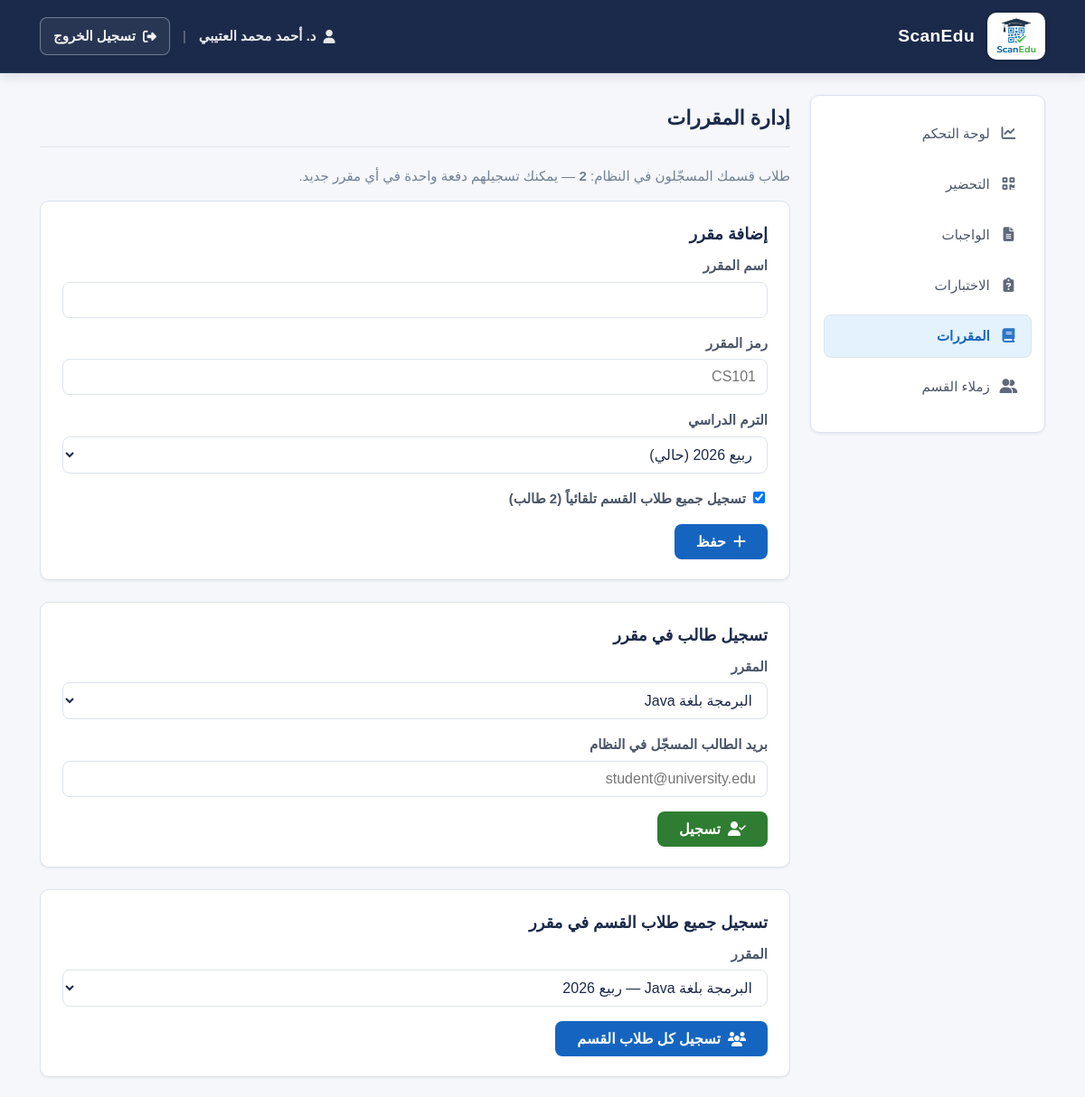
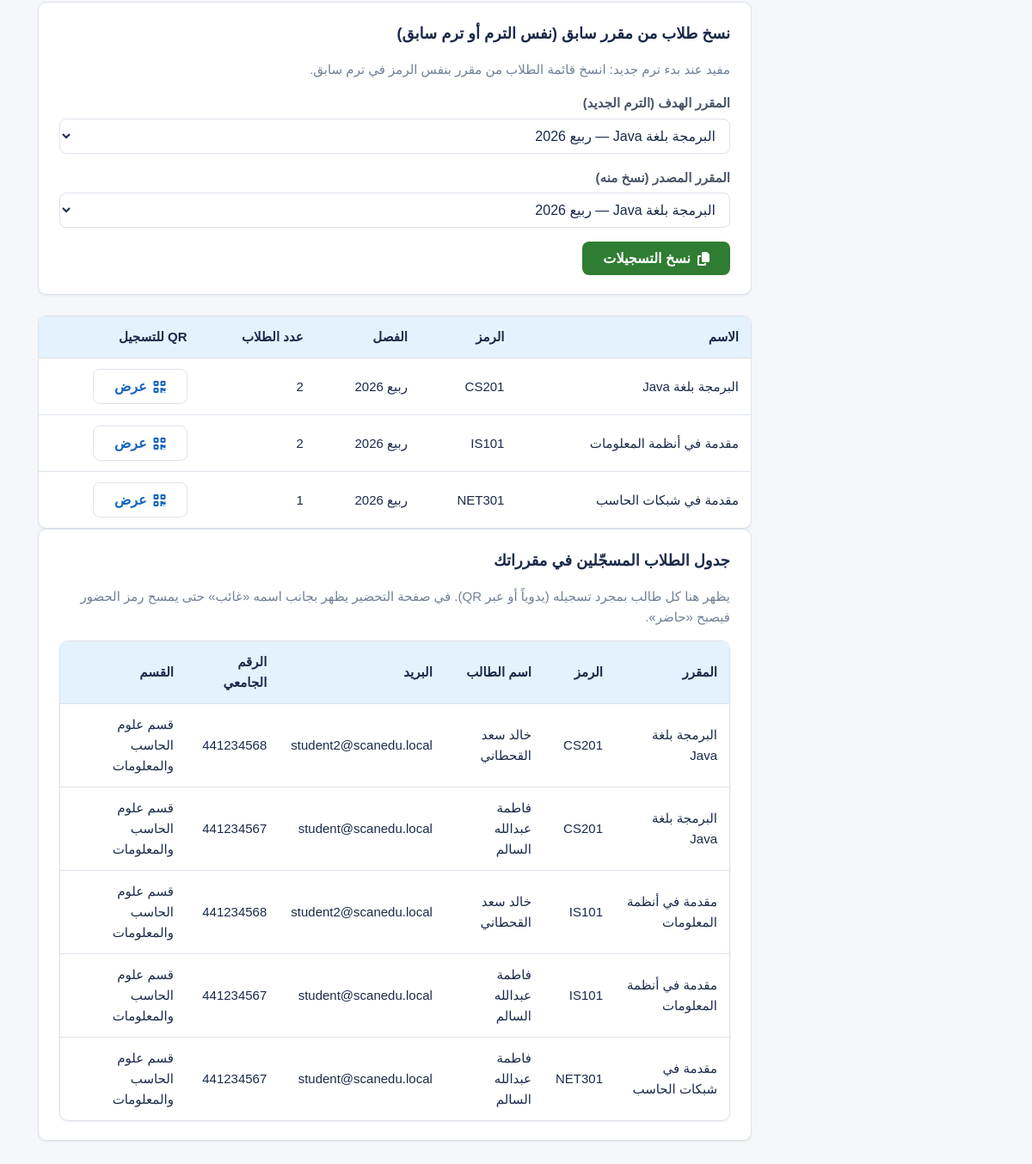
The app's page /doctor/courses.php (signed in) with its own data (2 pictures, top to bottom).
### tables this page shows
CREATE TABLE users (
    id INT AUTO_INCREMENT PRIMARY KEY,
    name VARCHAR(100) NOT NULL,
    email VARCHAR(100) UNIQUE NOT NULL,
    password VARCHAR(255) NOT NULL,
    role ENUM('admin', 'doctor', 'student') NOT NULL,
    status ENUM('active', 'suspended') NOT NULL DEFAULT 'active',
    student_id VARCHAR(20) NULL,
    department VARCHAR(100) NULL,
    department_id INT NULL,
    created_at TIMESTAMP DEFAULT CURRENT_TIMESTAMP,
    UNIQUE KEY uq_student_id (student_id),
    FOREIGN KEY (department_id) REFERENCES departments(id) ON DELETE SET NULL
);

CREATE TABLE courses (
    id INT AUTO_INCREMENT PRIMARY KEY,
    name VARCHAR(150) NOT NULL,
    code VARCHAR(20) NOT NULL,
    doctor_id INT NOT NULL,
    semester VARCHAR(20) NOT NULL,
    term_id INT NULL,
    created_at TIMESTAMP DEFAULT CURRENT_TIMESTAMP,
    FOREIGN KEY (doctor_id) REFERENCES users(id),
    FOREIGN KEY (term_id) REFERENCES terms(id) ON DELETE SET NULL
);

### config/database.php (called while the page is built, shortened)
<?php
function scanedu_asset_v(): string
{
    return '?v=' . (string) SCANEDU_ASSET_VERSION;
}

### includes/auth.php (called while the page is built, shortened)
<?php
function isLoggedIn(): bool
{
    $r = $_SESSION['role'] ?? '';
    return $r === 'admin' || $r === 'doctor' || $r === 'student';
}
function getCurrentUser(): ?array
{
    global $conn;
    $uid = (int) $_SESSION['user_id'];
    $stmt = $conn->prepare(
        'SELECT u.id, u.name, u.email, u.role, u.status, u.student_id, u.department, u.department_id,
                d.name AS department_name
         FROM users u
         LEFT JOIN departments d ON d.id = u.department_id
         WHERE u.id = ? LIMIT 1'
    );
    $stmt->bind_param('i', $uid);
    $stmt->execute();
    $res = $stmt->get_result();
    $row = $res ? $res->fetch_assoc() : null;
    return $row ?: null;
}

### includes/functions.php (called while the page is built, shortened)
<?php
require_once __DIR__ . '/auth.php';
function getActiveTerms(mysqli $conn): array
{
    $rows = [];
    $res = $conn->query('SELECT id, name, is_current, start_date, end_date FROM terms WHERE is_active = 1 ORDER BY is_current DESC, name DESC');
    if ($res) {
        while ($row = $res->fetch_assoc()) {
            $rows[] = $row;
        }
    }
    return $rows;
}
function getCurrentTerm(mysqli $conn): ?array
{
    $res = $conn->query('SELECT id, name FROM terms WHERE is_active = 1 AND is_current = 1 LIMIT 1');
    $row = $res->fetch_assoc();
    return $row ?: null;
}

### doctor/courses.php (the view, shortened to what this page needs)
<?php
require_once __DIR__ . '/../config/database.php';
require_once __DIR__ . '/../includes/auth.php';
require_once __DIR__ . '/../includes/functions.php';
$user = getCurrentUser();
$doctorId = (int) $_SESSION['user_id'];
$departmentId = (int) ($user['department_id'] ?? 0);
$terms = getActiveTerms($conn);
$currentTerm = getCurrentTerm($conn);
$deptStudentCount = 0;
if ($departmentId > 0) {
    $dc = $conn->prepare('SELECT COUNT(*) AS c FROM users WHERE role = \'student\' AND status = \'active\' AND department_id = ?');
    $dc->bind_param('i', $departmentId);
    $dc->execute();
    $deptStudentCount = (int) ($dc->get_result()->fetch_assoc()['c'] ?? 0);
}
$courses = [];
$stmt = $conn->prepare(
    'SELECT c.id, c.name, c.code, c.semester, c.term_id,
     (SELECT COUNT(*) FROM course_enrollments ce WHERE ce.course_id = c.id) AS students
     FROM courses c WHERE c.doctor_id = ? ORDER BY c.semester DESC, c.name ASC'
);
$stmt->bind_param('i', $doctorId);
$stmt->execute();
$res = $stmt->get_result();
while ($row = $res->fetch_assoc()) {
    $courses[] = $row;
}
$enrolledRows = [];
$eq = $conn->prepare(
    'SELECT c.id AS course_id, c.name AS course_name, c.code AS course_code,
            u.name AS student_name, u.email, u.student_id AS sid,
            COALESCE(d.name, u.department) AS department
     FROM course_enrollments ce
     INNER JOIN courses c ON c.id = ce.course_id AND c.doctor_id = ?
     INNER JOIN users u ON u.id = ce.student_id
     LEFT JOIN departments d ON d.id = u.department_id
     ORDER BY c.name ASC, u.name ASC'
);
$eq->bind_param('i', $doctorId);
$eq->execute();
$er = $eq->get_result();
while ($row = $er->fetch_assoc()) {
    $enrolledRows[] = $row;
}
$activeNav = 'courses';
$role = 'doctor';
$extraCss = ['assignments.css', 'attendance.css'];
include __DIR__ . '/../includes/header.php';
?>
<h1 class="h1-title">إدارة المقررات</h1>
<?php if ($departmentId > 0 && $deptStudentCount > 0): ?>
    <p class="text-muted">طلاب قسمك المسجّلون في النظام: <strong><?php echo $deptStudentCount; ?></strong> — يمكنك تسجيلهم دفعة واحدة في أي مقرر جديد.</p>
<?php endif; ?>
<div class="assign-form-card">
    <h2 class="h2-title">إضافة مقرر</h2>
    <form method="post">
        <div class="form-group">
            <label>اسم المقرر</label>
            <input type="text" name="name" class="form-control" required>
        </div>
        <div class="form-group">
            <label>رمز المقرر</label>
            <input type="text" name="code" class="form-control" required placeholder="CS101">
        </div>
        <div class="form-group">
            <label>الترم الدراسي</label>
            <select name="term_id" class="form-control" required>
                <?php foreach ($terms as $t): ?>
                    <option value="<?php echo (int) $t['id']; ?>" <?php echo ($currentTerm && (int) $currentTerm['id'] === (int) $t['id']) ? 'selected' : ''; ?>>
                        <?php echo htmlspecialchars($t['name'], ENT_QUOTES, 'UTF-8'); ?>
                        <?php echo (int) $t['is_current'] === 1 ? '(حالي)' : ''; ?>
                    </option>
                <?php endforeach; ?>
            </select>
        </div>
        <?php if ($departmentId > 0): ?>
            <div class="form-group">
                <label><input type="checkbox" name="auto_enroll_dept" value="1" checked> تسجيل جميع طلاب القسم تلقائياً (<?php echo $deptStudentCount; ?> طالب)</label>
            </div>
        <?php endif; ?>
        <button type="submit" class="btn btn-primary"><i class="fa-solid fa-plus" aria-hidden="true"></i> حفظ</button>
    </form>
</div>
<div class="assign-form-card">
    <h2 class="h2-title">تسجيل طالب في مقرر</h2>
    <form method="post">
        <div class="form-group">
            <label>المقرر</label>
            <select name="course_id" class="form-control" required>
                <?php foreach ($courses as $c): ?>
                    <option value="<?php echo (int) $c['id']; ?>"><?php echo htmlspecialchars($c['name'], ENT_QUOTES, 'UTF-8'); ?></option>
                <?php endforeach; ?>
            </select>
        </div>
        <div class="form-group">
            <label>بريد الطالب المسجّل في النظام</label>
            <input type="email" name="student_email" class="form-control" required placeholder="student@university.edu">
        </div>
        <button type="submit" class="btn btn-secondary"><i class="fa-solid fa-user-check" aria-hidden="true"></i> تسجيل</button>
    </form>
</div>
<?php if ($departmentId > 0 && count($courses) > 0): ?>
<div class="assign-form-card">
    <h2 class="h2-title">تسجيل جميع طلاب القسم في مقرر</h2>
    <form method="post">
        <div class="form-group">
            <label>المقرر</label>
            <select name="course_id" class="form-control" required>
                <?php foreach ($courses as $c): ?>
                    <option value="<?php echo (int) $c['id']; ?>"><?php echo htmlspecialchars($c['name'] . ' — ' . $c['semester'], ENT_QUOTES, 'UTF-8'); ?></option>
                <?php endforeach; ?>
            </select>
        </div>
        <button type="submit" class="btn btn-primary"><i class="fa-solid fa-users" aria-hidden="true"></i> تسجيل كل طلاب القسم</button>
    </form>
</div>
<div class="assign-form-card">
    <h2 class="h2-title">نسخ طلاب من مقرر سابق (نفس الترم أو ترم سابق)</h2>
    <p class="text-muted">مفيد عند بدء ترم جديد: انسخ قائمة الطلاب من مقرر بنفس الرمز في ترم سابق.</p>
    <form method="post">
        <div class="form-group">
            <label>المقرر الهدف (الترم الجديد)</label>
            <select name="course_id" class="form-control" required>
                <?php foreach ($courses as $c): ?>
                    <option value="<?php echo (int) $c['id']; ?>"><?php echo htmlspecialchars($c['name'] . ' — ' . $c['semester'], ENT_QUOTES, 'UTF-8'); ?></option>
                <?php endforeach; ?>
            </select>
        </div>
        <div class="form-group">
            <label>المقرر المصدر (نسخ منه)</label>
            <select name="from_course_id" class="form-control" required>
                <?php foreach ($courses as $c): ?>
                    <option value="<?php echo (int) $c['id']; ?>"><?php echo htmlspecialchars($c['name'] . ' — ' . $c['semester'], ENT_QUOTES, 'UTF-8'); ?></option>
                <?php endforeach; ?>
            </select>
        </div>
        <button type="submit" class="btn btn-secondary"><i class="fa-solid fa-copy" aria-hidden="true"></i> نسخ التسجيلات</button>
    </form>
</div>
<?php endif; ?>
<div class="table-wrap">
    <table class="data-table">
        <thead>
            <tr>
                <th>الاسم</th>
                <th>الرمز</th>
                <th>الفصل</th>
                <th>عدد الطلاب</th>
                <th>QR للتسجيل</th>
            </tr>
        </thead>
        <tbody>
            <?php foreach ($courses as $c): ?>
                <tr>
                    <td><?php echo htmlspecialchars($c['name'], ENT_QUOTES, 'UTF-8'); ?></td>
                    <td><?php echo htmlspecialchars($c['code'], ENT_QUOTES, 'UTF-8'); ?></td>
                    <td><?php echo htmlspecialchars($c['semester'], ENT_QUOTES, 'UTF-8'); ?></td>
                    <td><?php echo (int) $c['students']; ?></td>
                    <td>
                        <button type="button" class="btn btn-outline btn-sm btn-enroll-qr" data-course-id="<?php echo (int) $c['id']; ?>" data-course-name="<?php echo htmlspecialchars($c['name'], ENT_QUOTES, 'UTF-8'); ?>">
                            <i class="fa-solid fa-qrcode" aria-hidden="true"></i> عرض
                        </button>
                    </td>
                </tr>
            <?php endforeach; ?>
        </tbody>
    </table>
</div>
<div class="assign-form-card">
    <h2 class="h2-title">جدول الطلاب المسجّلين في مقرراتك</h2>
    <p class="text-muted">يظهر هنا كل طالب بمجرد تسجيله (يدوياً أو عبر QR). في صفحة التحضير يظهر بجانب اسمه «غائب» حتى يمسح رمز الحضور فيصبح «حاضر».</p>
    <div class="table-wrap">
        <table class="data-table">
            <thead>
                <tr>
                    <th>المقرر</th>
                    <th>الرمز</th>
                    <th>اسم الطالب</th>
                    <th>البريد</th>
                    <th>الرقم الجامعي</th>
                    <th>القسم</th>
                </tr>
            </thead>
            <tbody>
                <?php foreach ($enrolledRows as $erow): ?>
                    <tr>
                        <td><?php echo htmlspecialchars($erow['course_name'], ENT_QUOTES, 'UTF-8'); ?></td>
                        <td><?php echo htmlspecialchars($erow['course_code'], ENT_QUOTES, 'UTF-8'); ?></td>
                        <td><?php echo htmlspecialchars($erow['student_name'], ENT_QUOTES, 'UTF-8'); ?></td>
                        <td><?php echo htmlspecialchars($erow['email'] ?? '', ENT_QUOTES, 'UTF-8'); ?></td>
                        <td><?php echo htmlspecialchars($erow['sid'] ?? '—', ENT_QUOTES, 'UTF-8'); ?></td>
                        <td><?php echo htmlspecialchars($erow['department'] ?? '—', ENT_QUOTES, 'UTF-8'); ?></td>
                    </tr>
                <?php endforeach; ?>
            </tbody>
        </table>
    </div>
</div>
        </main>
    </div>
    </div>
</div>
</body>
</html>

### includes/header.php (shortened to what this page needs)
<?php
$name = $user['name'] ?? 'مستخدم';
$extraCss = $extraCss ?? [];
?>
<!DOCTYPE html>
<html lang="ar" dir="rtl">
<head>
    <link rel="stylesheet" href="https://cdnjs.cloudflare.com/ajax/libs/font-awesome/6.5.1/css/all.min.css">
    <link rel="stylesheet" href="../assets/css/main.css<?php echo scanedu_asset_v(); ?>">
    <link rel="stylesheet" href="../assets/css/dashboard.css<?php echo scanedu_asset_v(); ?>">
    <?php foreach ($extraCss as $css): ?>
    <link rel="stylesheet" href="../assets/css/<?php echo htmlspecialchars($css, ENT_QUOTES, 'UTF-8'); ?><?php echo scanedu_asset_v(); ?>">
    <?php endforeach; ?>
</head>
<body>
<div class="app-shell">
    <header class="top-bar">
        <div class="top-bar-inner">
            <div class="top-bar-brand">
                <span class="top-bar-logo-badge">
                    <img class="top-bar-logo-img" src="../assets/images/Logo.png" alt="شعار ScanEdu" decoding="async">
                </span>
                <strong class="top-bar-title">ScanEdu</strong>
            </div>
            <div class="top-bar-user">
                <span class="top-bar-user-name"><i class="fa-solid fa-user" aria-hidden="true"></i> <?php echo htmlspecialchars($name, ENT_QUOTES, 'UTF-8'); ?></span>
                <span class="top-bar-sep" aria-hidden="true">|</span>
                <a class="top-bar-logout" href="../api/logout.php"><i class="fa-solid fa-right-from-bracket" aria-hidden="true"></i> تسجيل الخروج</a>
            </div>
        </div>
    </header>
    <div class="layout-body">
        <div class="layout-zone">
        <aside class="sidebar">
            <nav>
                <?php if ($role === 'doctor'): ?>
                    <a href="dashboard.php" class="<?php echo $activeNav === 'dashboard' ? 'is-active' : ''; ?>"><i class="fa-solid fa-chart-line sidebar-icon" aria-hidden="true"></i><span>لوحة التحكم</span></a>
                    <a href="attendance.php" class="<?php echo $activeNav === 'attendance' ? 'is-active' : ''; ?>"><i class="fa-solid fa-qrcode sidebar-icon" aria-hidden="true"></i><span>التحضير</span></a>
                    <a href="assignments.php" class="<?php echo $activeNav === 'assignments' ? 'is-active' : ''; ?>"><i class="fa-solid fa-file-lines sidebar-icon" aria-hidden="true"></i><span>الواجبات</span></a>
                    <a href="exams.php" class="<?php echo $activeNav === 'exams' ? 'is-active' : ''; ?>"><i class="fa-solid fa-clipboard-question sidebar-icon" aria-hidden="true"></i><span>الاختبارات</span></a>
                    <a href="courses.php" class="<?php echo $activeNav === 'courses' ? 'is-active' : ''; ?>"><i class="fa-solid fa-book sidebar-icon" aria-hidden="true"></i><span>المقررات</span></a>
                    <a href="colleagues.php" class="<?php echo $activeNav === 'colleagues' ? 'is-active' : ''; ?>"><i class="fa-solid fa-user-group sidebar-icon" aria-hidden="true"></i><span>زملاء القسم</span></a>
                <?php endif; ?>
            </nav>
        </aside>
        <main class="main-content">

### records on screen
users: name "د. أحمد محمد العتيبي"
courses: name "البرمجة بلغة Java", code "CS201", semester "ربيع 2026", students "2", users.name "خالد سعد القحطاني", users.email "student2@scanedu.local", users.student_id "441234568", department "قسم علوم الحاسب والمعلومات", users.name "فاطمة عبدالله السالم", users.email "student@scanedu.local", users.student_id "441234567"
courses: name "مقدمة في أنظمة المعلومات", code "IS101", semester "ربيع 2026", students "2", users.name "خالد سعد القحطاني", users.email "student2@scanedu.local", users.student_id "441234568", department "قسم علوم الحاسب والمعلومات", users.name "فاطمة عبدالله السالم", users.email "student@scanedu.local", users.student_id "441234567"
courses: name "مقدمة في شبكات الحاسب", code "NET301", semester "ربيع 2026", students "1", users.name "فاطمة عبدالله السالم", users.email "student@scanedu.local", users.student_id "441234567", department "قسم علوم الحاسب والمعلومات"

### other values on screen
$deptStudentCount "2"
form field term_id "ربيع 2026 (حالي)"
form field course_id "البرمجة بلغة Java"
form field course_id "البرمجة بلغة Java — ربيع 2026"
form field from_course_id "البرمجة بلغة Java — ربيع 2026"
